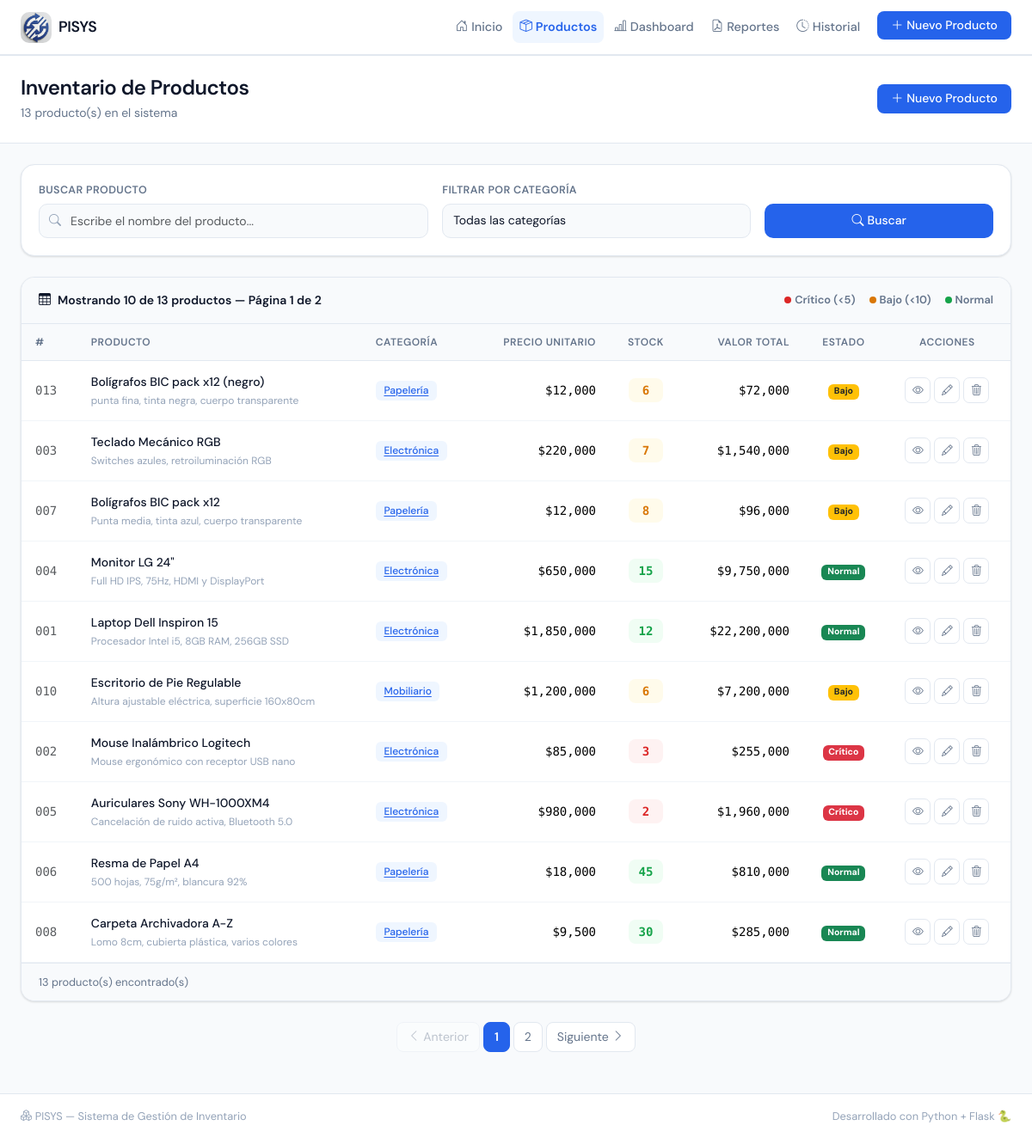
Before: /productos with the older database file.
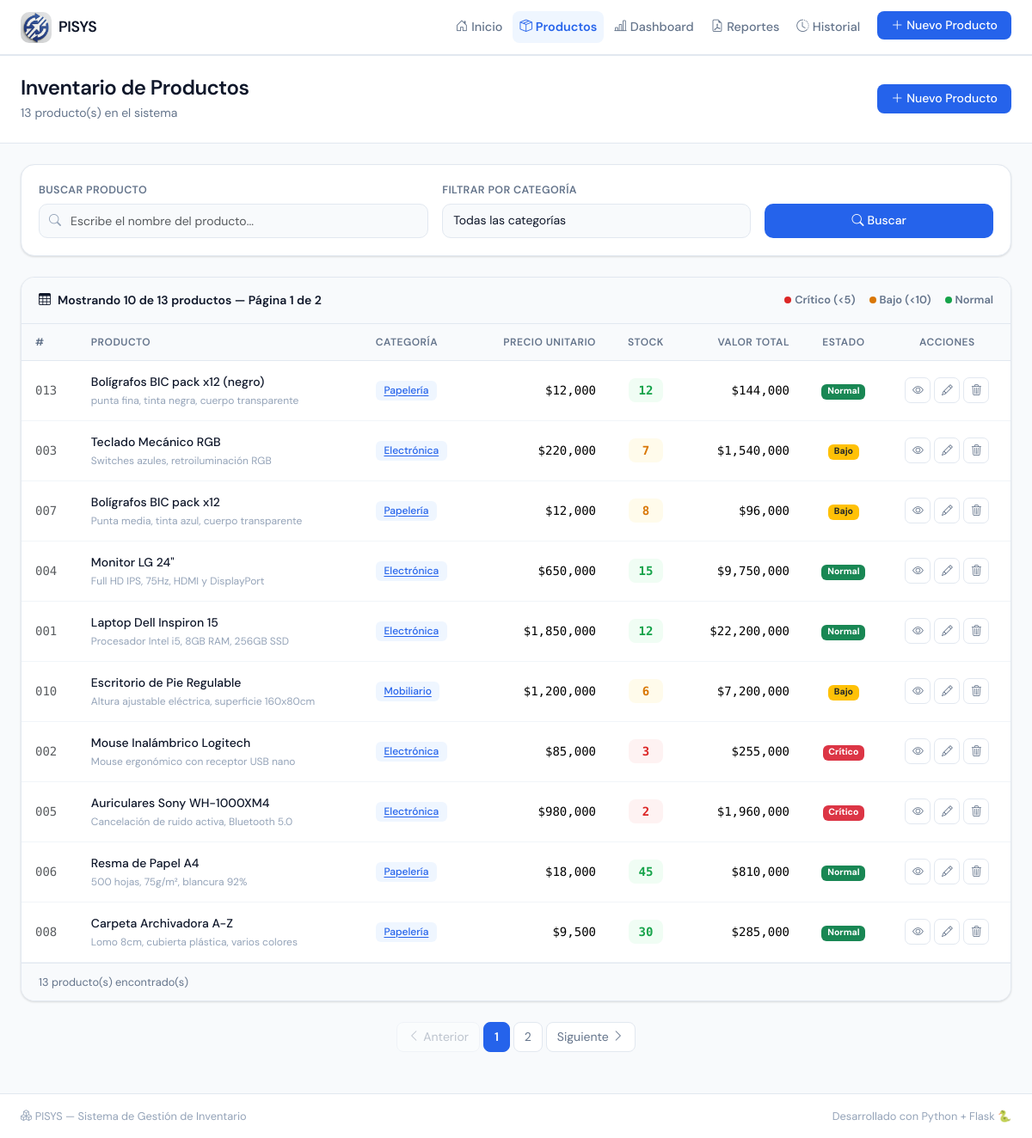
After: the same page with the newer database file.
### app.py (models this page shows, shortened)
class Producto(db.Model):
    __tablename__ = 'producto'
    id             = db.Column(db.Integer, primary_key=True)
    nombre         = db.Column(db.String(100), nullable=False)
    descripcion    = db.Column(db.Text, nullable=True)
    precio         = db.Column(db.Float, nullable=False, default=0.0)
    cantidad       = db.Column(db.Integer, nullable=False, default=0)
    categoria      = db.Column(db.String(50), nullable=True, default='General')
    fecha_creacion = db.Column(db.DateTime, default=datetime.utcnow)
    def estado_stock(self):
        if self.cantidad < 5:
            return 'critico'
        elif self.cantidad < 10:
            return 'bajo'
        return 'normal'
    def valor_total(self):
        return self.precio * self.cantidad

### app.py (the view)
@app.route('/productos')
def lista_productos():
    buscar    = request.args.get('buscar', '').strip()
    categoria = request.args.get('categoria', '')
    pagina    = request.args.get('pagina', 1, type=int)
    consulta = Producto.query
    if buscar:
        consulta = consulta.filter(Producto.nombre.ilike(f'%{buscar}%'))
    if categoria:
        consulta = consulta.filter(Producto.categoria == categoria)
    productos  = consulta.order_by(Producto.fecha_creacion.desc()) \
                         .paginate(page=pagina, per_page=10, error_out=False)
    categorias = [c[0] for c in db.session.query(Producto.categoria)
                                          .distinct().order_by(Producto.categoria).all() if c[0]]
    return render_template('productos.html', productos=productos,
                           categorias=categorias, buscar=buscar, categoria_activa=categoria)

### templates/productos.html (shortened to what the changed rows need)
{% extends "base.html" %}
{% block contenido %}
<div class="page-header">
    <div class="container-fluid px-4">
        <div class="row align-items-center">
            <div class="col">
                <h1 class="page-title">Inventario de Productos</h1>
            </div>
        </div>
    </div>
</div>
<div class="container-fluid px-4 mt-4 mb-5">
    {% if productos.items %}
    <div class="tabla-container">
        <div class="table-responsive">
            <table class="table tabla-productos mb-0">
                <thead>
                    <tr>
                        <th>#</th>
                        <th>Producto</th>
                        <th>Categoría</th>
                        <th class="text-end">Precio unitario</th>
                        <th class="text-center">Stock</th>
                        <th class="text-end">Valor total</th>
                        <th class="text-center">Estado</th>
                        <th class="text-center">Acciones</th>
                    </tr>
                </thead>
                <tbody>
                    {% for producto in productos.items %}
                    <tr class="fila-producto fila-{{ producto.estado_stock() }}">
                        <td class="text-muted id-col">{{ "%03d"|format(producto.id) }}</td>
                        <td>
                            <div class="producto-nombre">{{ producto.nombre }}</div>
                            {% if producto.descripcion %}
                            <div class="producto-desc">
                                {{ producto.descripcion[:55] }}{% if producto.descripcion|length > 55 %}...{% endif %}
                            </div>
                            {% endif %}
                        </td>
                        <td>
                            <a href="{{ url_for('lista_productos', categoria=producto.categoria) }}"
                                class="badge-categoria">{{ producto.categoria }}</a>
                        </td>
                        <td class="text-end mono-font">${{ "{:,.0f}".format(producto.precio) }}</td>
                        <td class="text-center">
                            <span class="cantidad-badge cantidad-{{ producto.estado_stock() }}">
                                {{ producto.cantidad }}
                            </span>
                        </td>
                        <td class="text-end mono-font">${{ "{:,.0f}".format(producto.valor_total()) }}</td>
                        <td class="text-center">
                            {% if producto.estado_stock() == 'critico' %}
                            <span class="badge bg-danger">Crítico</span>
                            {% elif producto.estado_stock() == 'bajo' %}
                            <span class="badge bg-warning text-dark">Bajo</span>
                            {% else %}
                            <span class="badge bg-success">Normal</span>
                            {% endif %}
                        </td>
                        <td class="text-center">
                            <div class="d-flex gap-1 justify-content-center">
                                <a href="{{ url_for('detalle_producto', id=producto.id) }}" class="btn-accion btn-ver"
                                    title="Ver detalle">
                                    <i class="bi bi-eye"></i>
                                </a>
                                <a href="{{ url_for('editar_producto', id=producto.id) }}" class="btn-accion btn-editar"
                                    title="Editar producto">
                                    <i class="bi bi-pencil"></i>
                                </a>
                                <button class="btn-accion btn-eliminar" title="Eliminar producto"
                                    onclick="confirmarEliminarLista({{ producto.id }}, '{{ producto.nombre }}')">
                                    <i class="bi bi-trash3"></i>
                                </button>
                            </div>
                        </td>
                    </tr>
                    {% endfor %}
                </tbody>
            </table>
        </div>
    </div>
    {% endif %}
</div>
{% endblock %}

Changed rows visible on the page:
changed Producto "Bolígrafos BIC pack x12 (negro)": cantidad "6" → "12"; valor_total "72,000" → "144,000"; cantidad "Bajo" → "Normal"
